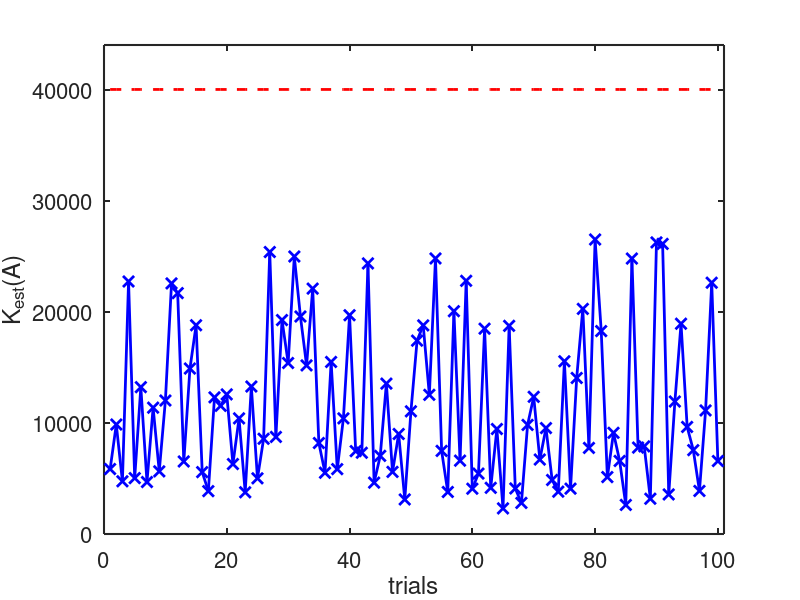

Write the MATLAB code that produced this figure.
clc
clear all
close all

A = ones(5,5);
A(1,1) = 1.001;
A(3,2) = 1.001;
A(2,3) = 1.001;
A(5,5) = 1.001;
A
KA = cond(A, inf)

KA_def = norm(A, inf) * norm(inv(A), inf)

n_trials = 100;
KA_store = zeros(n_trials,1);
pert_mag = 1e-6; % Perturbation magnitude
x = ones(5,1);
b = A*x;

for (i=1:n_trials)
  deltab = pert_mag * randn(5,1);
  deltax = A\deltab;
  KA = norm(deltax,inf)/norm(x,inf) * norm(b,inf)/norm(deltab,inf);
  KA_store(i) = KA;
end
KA_est = max(KA_store)

figure
set(gcf, 'Position', [100 100 1000 500])
plot([1:n_trials], KA_store, 'bx-','LineWidth',2, 'MarkerSize',8)
hold on, box on
plot([1:n_trials], cond(A,inf)*ones(n_trials,1), 'r--', 'LineWidth',2)
axis([0 n_trials+1 0 1.1*cond(A,inf)])
set(gca,'LineWidth',1.5)
set(gca,'FontSize',16)
xlabel('trials')
ylabel('K_{est}(A)')
